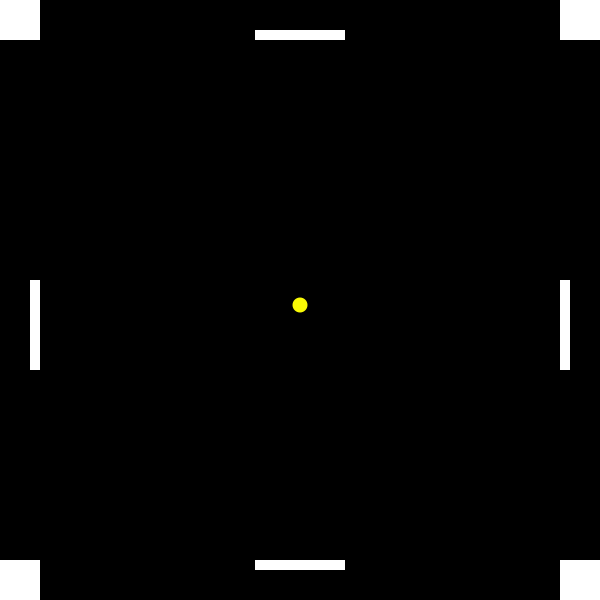
Frame 1 (no input)
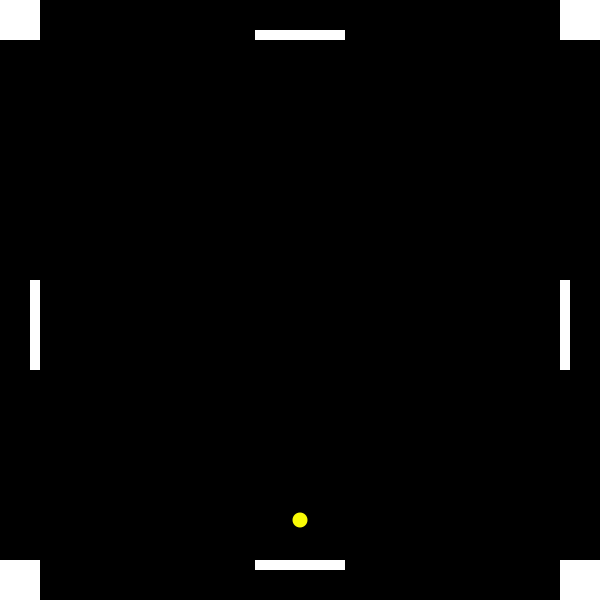
Frame 60 (the mouse pressed at the canvas centre just before this capture)
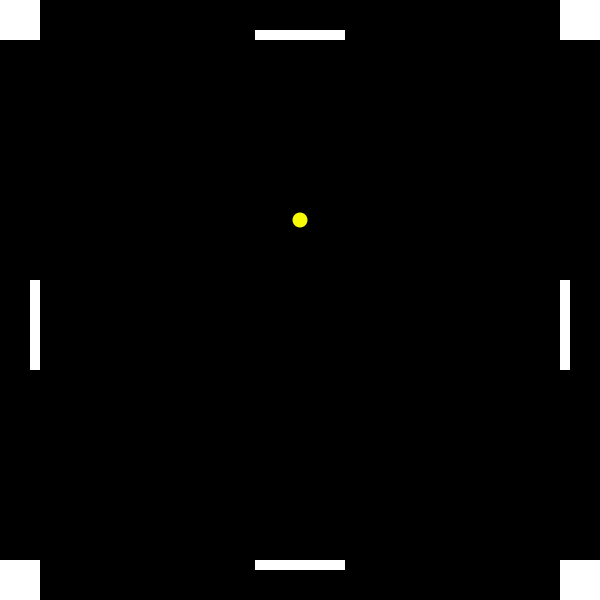
Frame 120 (the mouse held since frame 60 and released just before this capture)

The Processing sketch that drew these frames (run headless with seeded random() and noise(); from frame 60 on, the mouse is pressed at the canvas centre):

// Processing sketch: ULTRA_PONG
// ── ULTRA_PONG.pde
float bx = 300;
float by = 300;
float vx = 0;
float vy = 5;
float pu = 255;
float pd = 255;
float pl = 280;
float pr = 280;

void setup() {
  size(600, 600);
  frameRate(60);
}
void draw() {
  if (by>=560 && bx>=pd && bx<=pd+90) {
    vy=-vy;
    if (keyPressed && key=='c')
    {
      vx-=2;
    }
    if (keyPressed && key=='v')
    {
      vx+=2;
    }
  }
  if (by<=40 && bx>=pu && bx<=pu+90) {
    vy=-vy;
    if (keyPressed && key=='a')
    {
      vx-=2;
    }
    if (keyPressed && key=='s')
    {
      vx+=2;
    }
  }

  if (bx <= 40 && by>=pl && by<=pl+90) {
    vx=-vx;
    if (keyPressed && key=='y')
    {
      vy-=2;
    }
    if (keyPressed && key=='u')
    {
      vy+=2;
    }
  }

  if (bx >= 560 && by>=pl && by<=pl+90) {
    vx=-vx;
    if (keyPressed && key=='k')
    {
      vy-=2;
    }
    if (keyPressed && key=='l')
    {
      vy+=2;
    }
  }

  background(0);
  by+=vy;
  bx+=vx;

  fill(#F9FA05);
  noStroke();
  ellipse(bx, by, 15, 15);

  fill(255);
  rect(0, 0, 40, 40);

  rect(560, 0, 40, 40);

  rect(0, 560, 40, 40);

  rect(560, 560, 40, 40);

  if (keyPressed) {
    if (key == 'a')
    {
      pu-=4;
    }
    if (key == 's')
    {
      pu+=4;
    }
    if (key == 'c')
    {
      pd-=4;
    }
    if (key == 'v')
    {
      pd+=4;
    }
    if (key == 'y')
    {
      pl-=4;
    }
    if (key == 'u')
    {
      pl+=4;
    }
    if (key == 'k')
    {
      pr-=4;
    }
    if (key == 'l')
    {
      pr+=4;
    }
  }
  rect(pu, 30, 90, 10);

  rect(pd, 560, 90, 10);

  rect(30, pl, 10, 90);

  rect(560, pr, 10, 90);
}
